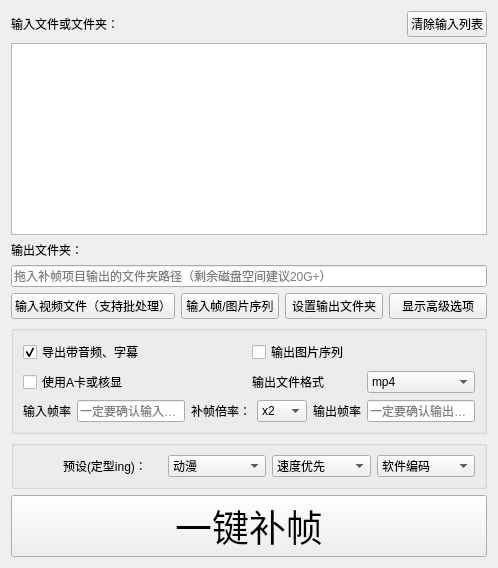
             <widget class="QWidget" name="InputArea" native="true">
              <layout class="QGridLayout" name="gridLayout">
               <item row="3" column="0">
                <widget class="QLabel" name="OutputLabel">
                 <property name="sizePolicy">
                  <sizepolicy hsizetype="Preferred" vsizetype="Fixed">
                   <horstretch>0</horstretch>
                   <verstretch>0</verstretch>
                  </sizepolicy>
                 </property>
                 <property name="text">
                  <string>输出文件夹：</string>
                 </property>
                </widget>
               </item>
               <item row="12" column="0">
                <widget class="QPushButton" name="AllInOne">
                 <property name="sizePolicy">
                  <sizepolicy hsizetype="Minimum" vsizetype="Fixed">
                   <horstretch>0</horstretch>
                   <verstretch>0</verstretch>
                  </sizepolicy>
                 </property>
                 <property name="font">
                  <font>
                   <family>Abril Fatface</family>
                   <pointsize>28</pointsize>
                  </font>
                 </property>
                 <property name="text">
                  <string>一键补帧</string>
                 </property>
                </widget>
               </item>
               <item row="9" column="0">
                <widget class="QGroupBox" name="groupBox">
                 <property name="title">
                  <string/>
                 </property>
                 <layout class="QGridLayout" name="gridLayout_14">
                  <item row="0" column="0">
                   <layout class="QGridLayout" name="gridLayout_9">
                    <item row="4" column="0">
                     <widget class="QCheckBox" name="UseNCNNButton">
                      <property name="sizePolicy">
                       <sizepolicy hsizetype="Preferred" vsizetype="Fixed">
                        <horstretch>0</horstretch>
                        <verstretch>0</verstretch>
                       </sizepolicy>
                      </property>
                      <property name="toolTip">
                       <string>强制使用检测到的A卡或核显</string>
                      </property>
                      <property name="text">
                       <string>使用A卡或核显</string>
                      </property>
                     </widget>
                    </item>
                    <item row="0" column="0">
                     <widget class="QCheckBox" name="SaveAudioChecker">
                      <property name="sizePolicy">
                       <sizepolicy hsizetype="Preferred" vsizetype="Fixed">
                        <horstretch>0</horstretch>
                        <verstretch>0</verstretch>
                       </sizepolicy>
                      </property>
                      <property name="text">
                       <string>导出带音频、字幕</string>
                      </property>
                      <property name="checked">
                       <bool>true</bool>
                      </property>
                     </widget>
                    </item>
                    <item row="0" column="1">
                     <widget class="QCheckBox" name="ImgOutputChecker">
                      <property name="sizePolicy">
                       <sizepolicy hsizetype="Preferred" vsizetype="Fixed">
                        <horstretch>0</horstretch>
                        <verstretch>0</verstretch>
                       </sizepolicy>
                      </property>
                      <property name="toolTip">
                       <string>&lt;html&gt;&lt;head/&gt;&lt;body&gt;&lt;p&gt;输出为图片序列&lt;/p&gt;&lt;p&gt;&lt;span style=&quot; font-weight:600;&quot;&gt;命名格式:0&amp;gt;8d,如 00000008.png&lt;/span&gt;&lt;/p&gt;&lt;/body&gt;&lt;/html&gt;</string>
                      </property>
                      <property name="text">
                       <string>输出图片序列</string>
                      </property>
                     </widget>
                    </item>
                    <item row="4" column="1">
                     <layout class="QHBoxLayout" name="horizontalLayout_6">
                      <property name="sizeConstraint">
                       <enum>QLayout::SetMaximumSize</enum>
                      </property>
                      <item>
                       <widget class="QLabel" name="label_12">
                        <property name="sizePolicy">
                         <sizepolicy hsizetype="Preferred" vsizetype="Fixed">
                          <horstretch>0</horstretch>
                          <verstretch>0</verstretch>
                         </sizepolicy>
                        </property>
                        <property name="toolTip">
                         <string>&lt;html&gt;&lt;head/&gt;&lt;body&gt;&lt;p&gt;如果音频合并出现问题，请尝试更换输出文件格式&lt;/p&gt;&lt;p&gt;mov兼容大多数音视频轨，但对字幕轨兼容不太好；&lt;/p&gt;&lt;p&gt;mkv兼容大多数字幕轨，但不支持pcm音频输出（这种情况请改为mov）&lt;/p&gt;&lt;p&gt;mp4支持流式传输，不支持truehd、dts等特种音频格式包装&lt;/p&gt;&lt;/body&gt;&lt;/html&gt;</string>
                        </property>
                        <property name="text">
                         <string>输出文件格式</string>
                        </property>
                        <property name="alignment">
                         <set>Qt::AlignLeading|Qt::AlignLeft|Qt::AlignVCenter</set>
                        </property>
                       </widget>
                      </item>
                      <item>
                       <widget class="MyComboBox" name="ExtSelector">
                        <property name="sizePolicy">
                         <sizepolicy hsizetype="Preferred" vsizetype="Fixed">
                          <horstretch>0</horstretch>
                          <verstretch>0</verstretch>
                         </sizepolicy>
                        </property>
                        <property name="toolTip">
                         <string>&lt;html&gt;&lt;head/&gt;&lt;body&gt;&lt;p&gt;如果音频合并出现问题，请尝试更换输出文件格式&lt;/p&gt;&lt;p&gt;&lt;span style=&quot; font-weight:600;&quot;&gt;mov&lt;/span&gt;兼容大多数音视频轨，但对字幕轨兼容不太好；&lt;/p&gt;&lt;p&gt;&lt;span style=&quot; font-weight:600;&quot;&gt;mkv&lt;/span&gt;兼容大多数字幕轨，但不支持pcm音频输出&lt;span style=&quot; font-weight:600;&quot;&gt;（这种情况请改为mov）&lt;/span&gt;&lt;/p&gt;&lt;p&gt;&lt;span style=&quot; font-weight:600;&quot;&gt;mp4&lt;/span&gt;支持流式传输，不支持truehd、dts等特种音频格式包装&lt;/p&gt;&lt;/body&gt;&lt;/html&gt;</string>
                        </property>
                        <item>
                         <property name="text">
                          <string>mp4</string>
                         </property>
                        </item>
                        <item>
                         <property name="text">
                          <string>mkv</string>
                         </property>
                        </item>
                        <item>
                         <property name="text">
                          <string>mov</string>
                         </property>
                        </item>
                       </widget>
                      </item>
                     </layout>
                    </item>
                   </layout>
                  </item>
                  <item row="1" column="0">
                   <layout class="QHBoxLayout" name="horizontalLayout">
                    <item>
                     <widget class="QLabel" name="InputFPSReminder">
                      <property name="sizePolicy">
                       <sizepolicy hsizetype="Preferred" vsizetype="Fixed">
                        <horstretch>0</horstretch>
                        <verstretch>0</verstretch>
                       </sizepolicy>
                      </property>
                      <property name="text">
                       <string>输入帧率</string>
                      </property>
                      <property name="alignment">
                       <set>Qt::AlignCenter</set>
                      </property>
                     </widget>
                    </item>
                    <item>
                     <widget class="QLineEdit" name="InputFPS">
                      <property name="sizePolicy">
                       <sizepolicy hsizetype="Preferred" vsizetype="Fixed">
                        <horstretch>0</horstretch>
                        <verstretch>0</verstretch>
                       </sizepolicy>
                      </property>
                      <property name="dragEnabled">
                       <bool>true</bool>
                      </property>
                      <property name="placeholderText">
                       <string>一定要确认输入帧率！</string>
                      </property>
                     </widget>
                    </item>
                    <item>
                     <widget class="QLabel" name="InterpExpReminder">
                      <property name="sizePolicy">
                       <sizepolicy hsizetype="Preferred" vsizetype="Fixed">
                        <horstretch>0</horstretch>
                        <verstretch>0</verstretch>
                       </sizepolicy>
                      </property>
                      <property name="toolTip">
                       <string>&lt;html&gt;&lt;head/&gt;&lt;body&gt;&lt;p&gt;该倍率仅当输入为&lt;span style=&quot; font-weight:600;&quot;&gt;图片序列时&lt;/span&gt;生效，其余情况仅作为计算按钮&lt;/p&gt;&lt;p&gt;输入为图片序列时，会按照补帧倍率多倍复制图片输入到补帧流，并最终按照输出帧率压制输出&lt;/p&gt;&lt;/body&gt;&lt;/html&gt;</string>
                      </property>
                      <property name="text">
                       <string>补帧倍率：</string>
                      </property>
                      <property name="alignment">
                       <set>Qt::AlignCenter</set>
                      </property>
                     </widget>
                    </item>
                    <item>
                     <widget class="MyComboBox" name="ExpSelecter">
                      <property name="sizePolicy">
                       <sizepolicy hsizetype="Preferred" vsizetype="Fixed">
                        <horstretch>0</horstretch>
                        <verstretch>0</verstretch>
                       </sizepolicy>
                      </property>
                      <item>
                       <property name="text">
                        <string>x2</string>
                       </property>
                      </item>
                      <item>
                       <property name="text">
                        <string>x4</string>
                       </property>
                      </item>
                      <item>
                       <property name="text">
                        <string>x8</string>
                       </property>
                      </item>
                      <item>
                       <property name="text">
                        <string>x16</string>
                       </property>
                      </item>
                      <item>
                       <property name="text">
                        <string>x32</string>
                       </property>
                      </item>
                      <item>
                       <property name="text">
                        <string>x64</string>
                       </property>
                      </item>
                     </widget>
                    </item>
                    <item>
                     <widget class="QLabel" name="OutputFPSReminder">
                      <property name="sizePolicy">
                       <sizepolicy hsizetype="Preferred" vsizetype="Fixed">
                        <horstretch>0</horstretch>
                        <verstretch>0</verstretch>
                       </sizepolicy>
                      </property>
                      <property name="toolTip">
                       <string>&lt;html&gt;&lt;head/&gt;&lt;body&gt;&lt;p&gt;当输入为&lt;span style=&quot; font-weight:600;&quot;&gt;图片序列，&lt;/span&gt;使用非输入帧率倍数的输出帧率可能会导致时长问题&lt;/p&gt;&lt;/body&gt;&lt;/html&gt;</string>
                      </property>
                      <property name="text">
                       <string>输出帧率</string>
                      </property>
                      <property name="alignment">
                       <set>Qt::AlignCenter</set>
                      </property>
                     </widget>
                    </item>
                    <item>
                     <widget class="QLineEdit" name="OutputFPS">
                      <property name="enabled">
                       <bool>true</bool>
                      </property>
                      <property name="sizePolicy">
                       <sizepolicy hsizetype="Minimum" vsizetype="Fixed">
                        <horstretch>0</horstretch>
                        <verstretch>0</verstretch>
                       </sizepolicy>
                      </property>
                      <property name="dragEnabled">
                       <bool>true</bool>
                      </property>
                      <property name="placeholderText">
                       <string>一定要确认输出帧率</string>
                      </property>
                     </widget>
                    </item>
                   </layout>
                  </item>
                 </layout>
                </widget>
               </item>
               <item row="8" column="0">
                <layout class="QHBoxLayout" name="horizontalLayout_12">
                 <item>
                  <widget class="QPushButton" name="InputButton">
                   <property name="sizePolicy">
                    <sizepolicy hsizetype="Minimum" vsizetype="Fixed">
                     <horstretch>0</horstretch>
                     <verstretch>0</verstretch>
                    </sizepolicy>
                   </property>
                   <property name="text">
                    <string>输入视频文件（支持批处理）</string>
                   </property>
                  </widget>
                 </item>
                 <item>
                  <widget class="QPushButton" name="InputDirButton">
                   <property name="sizePolicy">
                    <sizepolicy hsizetype="Minimum" vsizetype="Fixed">
                     <horstretch>0</horstretch>
                     <verstretch>0</verstretch>
                    </sizepolicy>
                   </property>
                   <property name="toolTip">
                    <string>&lt;html&gt;&lt;head/&gt;&lt;body&gt;&lt;p&gt;不支持交错或带有透明通道的图片&lt;/p&gt;&lt;/body&gt;&lt;/html&gt;</string>
                   </property>
                   <property name="text">
                    <string>输入帧/图片序列</string>
                   </property>
                  </widget>
                 </item>
                 <item>
                  <widget class="QPushButton" name="OutputButton">
                   <property name="sizePolicy">
                    <sizepolicy hsizetype="Minimum" vsizetype="Fixed">
                     <horstretch>0</horstretch>
                     <verstretch>0</verstretch>
                    </sizepolicy>
                   </property>
                   <property name="text">
                    <string>设置输出文件夹</string>
                   </property>
                  </widget>
                 </item>
                 <item>
                  <widget class="QPushButton" name="ShowAdvance">
                   <property name="text">
                    <string>显示高级选项</string>
                   </property>
                  </widget>
                 </item>
                </layout>
               </item>
               <item row="2" column="0">
                <widget class="MyListWidget" name="InputFileName">
                 <property name="sizePolicy">
                  <sizepolicy hsizetype="Preferred" vsizetype="Expanding">
                   <horstretch>0</horstretch>
                   <verstretch>0</verstretch>
                  </sizepolicy>
                 </property>
                 <property name="tabKeyNavigation">
                  <bool>true</bool>
                 </property>
                 <property name="dragEnabled">
                  <bool>true</bool>
                 </property>
                 <property name="dragDropOverwriteMode">
                  <bool>true</bool>
                 </property>
                 <property name="dragDropMode">
                  <enum>QAbstractItemView::NoDragDrop</enum>
                 </property>
                 <property name="alternatingRowColors">
                  <bool>true</bool>
                 </property>
                 <property name="viewMode">
                  <enum>QListView::ListMode</enum>
                 </property>
                </widget>
               </item>
               <item row="4" column="0">
                <widget class="MyLineWidget" name="OutputFolder">
                 <property name="sizePolicy">
                  <sizepolicy hsizetype="Expanding" vsizetype="Fixed">
                   <horstretch>0</horstretch>
                   <verstretch>0</verstretch>
                  </sizepolicy>
                 </property>
                 <property name="placeholderText">
                  <string>拖入补帧项目输出的文件夹路径（剩余磁盘空间建议20G+）</string>
                 </property>
                </widget>
               </item>
               <item row="0" column="0">
                <layout class="QHBoxLayout" name="horizontalLayout_7">
                 <item>
                  <widget class="QLabel" name="InputLabel">
                   <property name="sizePolicy">
                    <sizepolicy hsizetype="Expanding" vsizetype="Fixed">
                     <horstretch>0</horstretch>
                     <verstretch>0</verstretch>
                    </sizepolicy>
                   </property>
                   <property name="text">
                    <string>输入文件或文件夹：</string>
                   </property>
                  </widget>
                 </item>
                 <item>
                  <widget class="QPushButton" name="ClearInputButton">
                   <property name="text">
                    <string>清除输入列表</string>
                   </property>
                  </widget>
                 </item>
                </layout>
               </item>
               <item row="10" column="0">
                <widget class="QGroupBox" name="SettingsPresetGroup">
                 <property name="title">
                  <string/>
                 </property>
                 <layout class="QGridLayout" name="gridLayout_35">
                  <item row="0" column="3">
                   <widget class="QComboBox" name="SettingsPresetsSQ">
                    <item>
                     <property name="text">
                      <string>速度优先</string>
                     </property>
                    </item>
                    <item>
                     <property name="text">
                      <string>质量优先</string>
                     </property>
                    </item>
                   </widget>
                  </item>
                  <item row="0" column="1">
                   <widget class="QLabel" name="SettingsPresetLabel">
                    <property name="layoutDirection">
                     <enum>Qt::LeftToRight</enum>
                    </property>
                    <property name="text">
                     <string>预设(定型ing)：</string>
                    </property>
                    <property name="alignment">
                     <set>Qt::AlignLeading|Qt::AlignLeft|Qt::AlignVCenter</set>
                    </property>
                   </widget>
                  </item>
                  <item row="0" column="2">
                   <widget class="QComboBox" name="SettingsPresetsInputs">
                    <item>
                     <property name="text">
                      <string>动漫</string>
                     </property>
                    </item>
                    <item>
                     <property name="text">
                      <string>电影</string>
                     </property>
                    </item>
                   </widget>
                  </item>
                  <item row="0" column="4">
                   <widget class="QComboBox" name="SettingsPresetsEncode">
                    <item>
                     <property name="text">
                      <string>软件编码</string>
                     </property>
                    </item>
                    <item>
                     <property name="text">
                      <string>硬件编码</string>
                     </property>
                    </item>
                   </widget>
                  </item>
                  <item row="0" column="0">
                   <spacer name="horizontalSpacer_2">
                    <property name="orientation">
                     <enum>Qt::Horizontal</enum>
                    </property>
                    <property name="sizeType">
                     <enum>QSizePolicy::Minimum</enum>
                    </property>
                    <property name="sizeHint" stdset="0">
                     <size>
                      <width>40</width>
                      <height>20</height>
                     </size>
                    </property>
                   </spacer>
                  </item>
                 </layout>
                </widget>
               </item>
              </layout>
             </widget>
